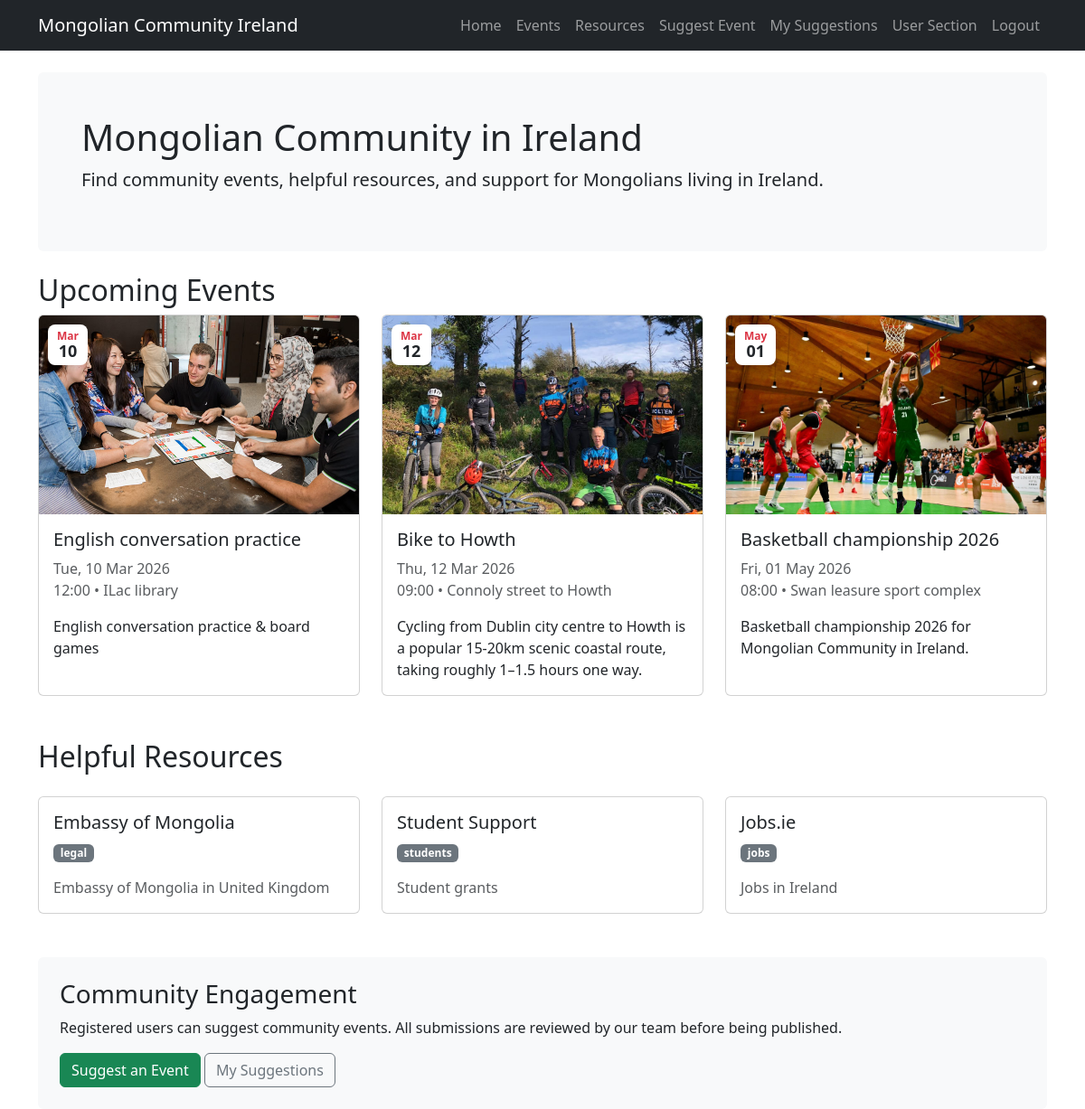
Screenshot of / (signed in) with the database file from the repository.
### portal/models.py (models this page shows, shortened)
class Event(models.Model):
    title = models.CharField(max_length=120, validators=[MinLengthValidator(5)])
    description = models.TextField(blank=True, max_length=2000)
    start_datetime = models.DateTimeField()
    location = models.CharField(max_length=120)
    image = models.ImageField(upload_to="events/", blank=True, null=True)
    is_published = models.BooleanField(default=True)
    created_at = models.DateTimeField(auto_now_add=True)

class Resource(models.Model):
    CATEGORY_CHOICES = [
        ("legal", "Legal"),
        ("housing", "Housing"),
        ("jobs", "Jobs"),
        ("students", "Students"),
        ("health", "Health"),
        ("other", "Other"),
    ]
    title = models.CharField(max_length=120, validators=[MinLengthValidator(5)])
    category = models.CharField(max_length=20, choices=CATEGORY_CHOICES)
    url = models.URLField()
    description = models.TextField(blank=True, max_length=2000)
    image = models.ImageField(upload_to="resources/", blank=True, null=True)
    created_at = models.DateTimeField(auto_now_add=True)

### portal/views.py (the view)
# urls.py: 2. Add a URL to urlpatterns:  path('', views.home, name='home')
def home(request):
    upcoming_events = (
        Event.objects
        .filter(is_published=True, start_datetime__gte=timezone.now())
        .order_by("start_datetime")[:3]
    )
    latest_resources = Resource.objects.order_by("-created_at")[:3]
    print("Upcoming events count:", upcoming_events.count())
    print("Resources count:", latest_resources.count())
    context = {
        "upcoming_events": upcoming_events,
        "latest_resources": latest_resources,
    }
    return render(request, "portal/home.html", context)

### portal/templates/portal/home.html (shortened to what this page needs)
{% extends "portal/base.html" %}
{% block content %}
<div class="p-5 mb-4 bg-light rounded">
    <h1>Mongolian Community in Ireland</h1>
    <p class="lead">
        Find community events, helpful resources, and support for Mongolians living in Ireland.
    </p>
</div>
<h2>Upcoming Events</h2>
{% if upcoming_events %}
    <div class="row g-4 mb-5">
        {% for event in upcoming_events %}
            <div class="col-md-4">
                <a href="{% url 'event_detail' event.id %}" class="event-link">
                <div class="card h-100 event-card">
                    <div class="event-image-wrapper">
                        {% if event.image %}
                            <img src="{{ event.image.url }}" class="card-img-top event-card-image" alt="{{ event.title }}">
                        {% else %}
                            <div class="event-placeholder">
                                Community Event
                            </div>
                        {% endif %}
                        <div class="event-date-badge">
                            <span class="event-month">
                                {{ event.start_datetime|date:"M" }}
                            </span>
                            <span class="event-day">
                                {{ event.start_datetime|date:"d" }}
                            </span>
                        </div>
                    </div>
                    <div class="card-body">
                        <h5 class="card-title">{{ event.title }}</h5>
                        <p class="card-text text-muted">
                            {{ event.start_datetime|date:"D, d M Y" }}<br>
                            {{ event.start_datetime|time:"H:i" }} • {{ event.location }}
                        </p>
                        {% if event.description %}
                        <p class="card-text">
                            {{ event.description|truncatechars:120 }}
                        </p>
                        {% endif %}
                    </div>
                </div>
                </a>
            </div>
        {% endfor %}
    </div>
{% else %}
    <div class="alert alert-info mb-5">
        <p>No upcoming events. Check back later!</p>
    </div>
{% endif %}
<h2 class="mb-4">Helpful Resources</h2>
{% if latest_resources %}
    <div class="row g-4 mb-5">
        {% for resource in latest_resources %}
            <div class="col-md-4">
                <a href="{{ resource.url }}" target="_blank" class="resource-link">
                    <div class="card h-100 resource-card">
                        <div class="card-body">
                            <h5 class="card-title">{{ resource.title }}</h5>
                            <p>
                                <span class="badge bg-secondary">{{ resource.category }}</span>
                            </p>
                            {% if resource.description %}
                                <p class="card-text text-muted">{{ resource.description }}</p>
                            {% endif %}
                        </div>
                    </div>
                </a>
            </div>
        {% endfor %}
    </div>
{% else %}
    <div class="alert alert-info mb-5">
        <p>No resources available.</p>
    </div>
{% endif %}
<div class="p-4 bg-light rounded">
    <h3>Community Engagement</h3>
    <p>Registered users can suggest community events. All submissions are reviewed by our team before being published.</p>
    {% if user.is_authenticated %}
        <a class="btn btn-success" href="{% url 'suggest_event' %}">Suggest an Event</a>
        <a class="btn btn-outline-secondary" href="{% url 'my_suggestions' %}">My Suggestions</a>
    {% else %}
        <a class="btn btn-success" href="{% url 'register' %}">Register</a>
        <a class="btn btn-outline-secondary" href="{% url 'login' %}">Login</a>
    {% endif %}
{% endblock %}

### portal/static/portal/styles.css (style rules this page uses)
.card { transition: transform 0.2s ease, box-shadow 0.2s ease; }
.card-img-top { max-height: 450px; object-fit: contain; background: #f5f5f5; }
.resource-link { text-decoration: none; color: inherit; }
.resource-card { transition: transform 0.2s ease, box-shadow 0.2s ease; }
.event-link { text-decoration: none; color: inherit; }
.event-card { transition: transform 0.2s ease, box-shadow 0.2s ease; }
.event-image-wrapper { position: relative; }
.event-card-image { height: 220px; object-fit: cover; }
.event-date-badge { position: absolute; top: 10px; left: 10px; background: white; border-radius: 8px; padding: 6px 10px; text-align: center; line-height: 1.1; box-shadow: 0 2px 8px rgba(0,0,0,0.15); }
.event-month { display: block; font-size: 12px; font-weight: 600; color: #dc3545; }
.event-day { display: block; font-size: 18px; font-weight: bold; }

### rows the page displays
Event: image (picture), start_datetime "Mar", start_datetime "10", title "English conversation practice", start_datetime "Tue, 10 Mar 2026", start_datetime "12:00", location "ILac library", description "English conversation practice & board games"
Event: image (picture), start_datetime "Mar", start_datetime "12", title "Bike to Howth", start_datetime "Thu, 12 Mar 2026", start_datetime "09:00", location "Connoly street to Howth", description "Cycling from Dublin city centre to Howth is a popular 15-20km scenic coastal route, taking roughly 1–1.5 hours one way."
Event: image (picture), start_datetime "May", start_datetime "01", title "Basketball championship 2026", start_datetime "Fri, 01 May 2026", start_datetime "08:00", location "Swan leasure sport complex", description "Basketball championship 2026 for Mongolian Community in Ireland."
Resource: title "Embassy of Mongolia", category "legal", description "Embassy of Mongolia in United Kingdom"
Resource: title "Student Support", category "students", description "Student grants"
Resource: title "Jobs.ie", category "jobs", description "Jobs in Ireland"
